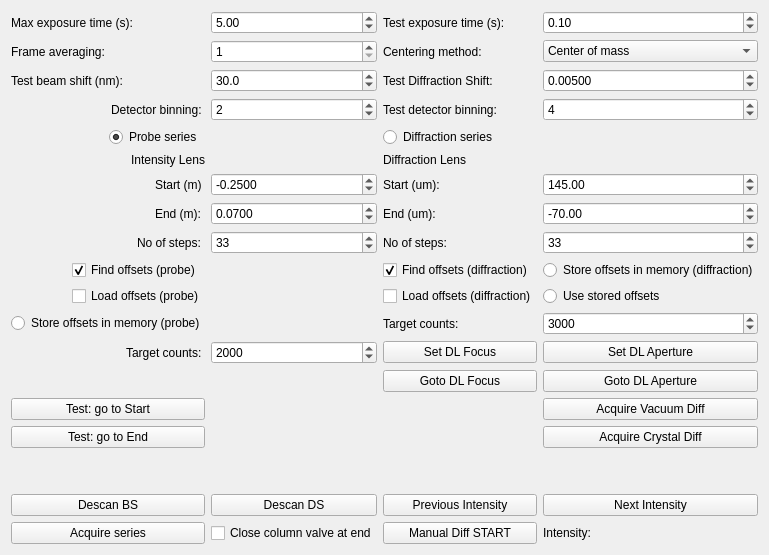
        <widget class="QWidget" name="tabCalibration">
         <attribute name="title">
          <string>Calibration</string>
         </attribute>
         <layout class="QGridLayout" name="gridLayout_3">
          <item row="1" column="0">
           <layout class="QGridLayout" name="gridLayout_2">
            <item row="12" column="3">
             <widget class="QPushButton" name="pbSetDLAperture">
              <property name="text">
               <string>Set DL Aperture</string>
              </property>
              <property name="checkable">
               <bool>true</bool>
              </property>
             </widget>
            </item>
            <item row="14" column="3">
             <widget class="QPushButton" name="pbAcquireVacuumDiff">
              <property name="text">
               <string>Acquire Vacuum Diff</string>
              </property>
             </widget>
            </item>
            <item row="10" column="3">
             <widget class="QRadioButton" name="rbLoadOffsetDiff">
              <property name="text">
               <string>Use stored offsets</string>
              </property>
              <property name="autoExclusive">
               <bool>false</bool>
              </property>
             </widget>
            </item>
            <item row="11" column="3">
             <widget class="QDoubleSpinBox" name="sbTargetCountsDiff">
              <property name="decimals">
               <number>0</number>
              </property>
              <property name="maximum">
               <double>60000.000000000000000</double>
              </property>
              <property name="singleStep">
               <double>1000.000000000000000</double>
              </property>
              <property name="value">
               <double>3000.000000000000000</double>
              </property>
             </widget>
            </item>
            <item row="11" column="2">
             <widget class="QLabel" name="label_14">
              <property name="text">
               <string>Target counts:</string>
              </property>
             </widget>
            </item>
            <item row="20" column="1">
             <widget class="QCheckBox" name="cbCloseColumnValve">
              <property name="text">
               <string>Close column valve at end</string>
              </property>
             </widget>
            </item>
            <item row="4" column="0" alignment="Qt::AlignRight">
             <widget class="QRadioButton" name="rbProbeSeries">
              <property name="text">
               <string>Probe series </string>
              </property>
              <property name="checked">
               <bool>true</bool>
              </property>
             </widget>
            </item>
            <item row="1" column="1">
             <widget class="QSpinBox" name="sbFrameAverage">
              <property name="minimum">
               <number>1</number>
              </property>
             </widget>
            </item>
            <item row="1" column="3">
             <widget class="QComboBox" name="cbCenteringMethod">
              <item>
               <property name="text">
                <string>Center of mass</string>
               </property>
              </item>
             </widget>
            </item>
            <item row="7" column="0" alignment="Qt::AlignRight">
             <widget class="QLabel" name="label_8">
              <property name="text">
               <string>End (m): </string>
              </property>
             </widget>
            </item>
            <item row="3" column="1">
             <widget class="QSpinBox" name="sbBinning">
              <property name="minimum">
               <number>1</number>
              </property>
              <property name="maximum">
               <number>8</number>
              </property>
              <property name="value">
               <number>2</number>
              </property>
             </widget>
            </item>
            <item row="5" column="0" alignment="Qt::AlignRight">
             <widget class="QLabel" name="label_5">
              <property name="text">
               <string>Intensity Lens</string>
              </property>
             </widget>
            </item>
            <item row="9" column="2">
             <widget class="QCheckBox" name="cbFindOffsetsDiff">
              <property name="text">
               <string>Find offsets (diffraction)</string>
              </property>
              <property name="checked">
               <bool>true</bool>
              </property>
             </widget>
            </item>
            <item row="9" column="0" alignment="Qt::AlignRight">
             <widget class="QCheckBox" name="cbFindOffsetsProbe">
              <property name="text">
               <string>Find offsets (probe) </string>
              </property>
              <property name="checked">
               <bool>true</bool>
              </property>
             </widget>
            </item>
            <item row="6" column="1">
             <widget class="QDoubleSpinBox" name="sbIntensityStart">
              <property name="decimals">
               <number>4</number>
              </property>
              <property name="minimum">
               <double>-99.989999999999995</double>
              </property>
              <property name="singleStep">
               <double>0.010000000000000</double>
              </property>
              <property name="value">
               <double>-0.250000000000000</double>
              </property>
             </widget>
            </item>
            <item row="20" column="0">
             <widget class="QPushButton" name="pbAcquireSeries">
              <property name="text">
               <string>Acquire series</string>
              </property>
             </widget>
            </item>
            <item row="3" column="3">
             <widget class="QSpinBox" name="sbTestBinning">
              <property name="minimum">
               <number>1</number>
              </property>
              <property name="maximum">
               <number>8</number>
              </property>
              <property name="value">
               <number>4</number>
              </property>
             </widget>
            </item>
            <item row="3" column="2">
             <widget class="QLabel" name="label_17">
              <property name="text">
               <string>Test detector binning:</string>
              </property>
             </widget>
            </item>
            <item row="3" column="0" alignment="Qt::AlignRight">
             <widget class="QLabel" name="label_15">
              <property name="text">
               <string>Detector binning: </string>
              </property>
             </widget>
            </item>
            <item row="6" column="0" alignment="Qt::AlignRight">
             <widget class="QLabel" name="label_7">
              <property name="text">
               <string>Start (m) </string>
              </property>
             </widget>
            </item>
            <item row="7" column="2">
             <widget class="QLabel" name="label_11">
              <property name="text">
               <string>End (um):</string>
              </property>
             </widget>
            </item>
            <item row="5" column="2">
             <widget class="QLabel" name="label_6">
              <property name="text">
               <string>Diffraction Lens</string>
              </property>
             </widget>
            </item>
            <item row="6" column="2">
             <widget class="QLabel" name="label_10">
              <property name="text">
               <string>Start (um):</string>
              </property>
             </widget>
            </item>
            <item row="7" column="1">
             <widget class="QDoubleSpinBox" name="sbIntensityEnd">
              <property name="decimals">
               <number>4</number>
              </property>
              <property name="singleStep">
               <double>0.010000000000000</double>
              </property>
              <property name="value">
               <double>0.070000000000000</double>
              </property>
             </widget>
            </item>
            <item row="8" column="0" alignment="Qt::AlignRight">
             <widget class="QLabel" name="label_9">
              <property name="text">
               <string>No of steps: </string>
              </property>
             </widget>
            </item>
            <item row="8" column="2">
             <widget class="QLabel" name="label_12">
              <property name="text">
               <string>No of steps:</string>
              </property>
             </widget>
            </item>
            <item row="12" column="0" alignment="Qt::AlignRight">
             <widget class="QLabel" name="label_13">
              <property name="text">
               <string>Target counts: </string>
              </property>
             </widget>
            </item>
            <item row="12" column="1">
             <widget class="QDoubleSpinBox" name="sbTargetCountsProbe">
              <property name="decimals">
               <number>0</number>
              </property>
              <property name="maximum">
               <double>60000.000000000000000</double>
              </property>
              <property name="singleStep">
               <double>1000.000000000000000</double>
              </property>
              <property name="value">
               <double>2000.000000000000000</double>
              </property>
             </widget>
            </item>
            <item row="1" column="2">
             <widget class="QLabel" name="label_16">
              <property name="text">
               <string>Centering method:</string>
              </property>
             </widget>
            </item>
            <item row="6" column="3">
             <widget class="QDoubleSpinBox" name="sbDiffStart">
              <property name="minimum">
               <double>-999.000000000000000</double>
              </property>
              <property name="maximum">
               <double>999.000000000000000</double>
              </property>
              <property name="value">
               <double>145.000000000000000</double>
              </property>
             </widget>
            </item>
            <item row="4" column="2">
             <widget class="QRadioButton" name="rbDiffSeries">
              <property name="text">
               <string>Diffraction series</string>
              </property>
              <property name="checked">
               <bool>false</bool>
              </property>
             </widget>
            </item>
            <item row="10" column="0" alignment="Qt::AlignRight">
             <widget class="QCheckBox" name="cbLoadOffsetsProbe">
              <property name="text">
               <string>Load offsets (probe)</string>
              </property>
             </widget>
            </item>
            <item row="2" column="3">
             <widget class="QDoubleSpinBox" name="sbTestDiffShift">
              <property name="decimals">
               <number>5</number>
              </property>
              <property name="maximum">
               <double>1.000000000000000</double>
              </property>
              <property name="singleStep">
               <double>0.001000000000000</double>
              </property>
              <property name="value">
               <double>0.005000000000000</double>
              </property>
             </widget>
            </item>
            <item row="2" column="2">
             <widget class="QLabel" name="label_18">
              <property name="text">
               <string>Test Diffraction Shift:</string>
              </property>
             </widget>
            </item>
            <item row="10" column="2">
             <widget class="QCheckBox" name="cbLoadOffsetsDiff">
              <property name="text">
               <string>Load offsets (diffraction)</string>
              </property>
             </widget>
            </item>
            <item row="0" column="2">
             <widget class="QLabel" name="label_2">
              <property name="text">
               <string>Test exposure time (s): </string>
              </property>
             </widget>
            </item>
            <item row="0" column="3">
             <widget class="QDoubleSpinBox" name="sbTestTx">
              <property name="singleStep">
               <double>0.010000000000000</double>
              </property>
              <property name="value">
               <double>0.100000000000000</double>
              </property>
             </widget>
            </item>
            <item row="11" column="0" alignment="Qt::AlignRight">
             <widget class="QRadioButton" name="rbSaveOffsetsProbe">
              <property name="text">
               <string>Store offsets in memory (probe)</string>
              </property>
             </widget>
            </item>
            <item row="2" column="0">
             <widget class="QLabel" name="label_20">
              <property name="text">
               <string>Test beam shift (nm):</string>
              </property>
             </widget>
            </item>
            <item row="8" column="3">
             <widget class="QSpinBox" name="sbDiffSteps">
              <property name="minimum">
               <number>1</number>
              </property>
              <property name="value">
               <number>33</number>
              </property>
             </widget>
            </item>
            <item row="2" column="1">
             <widget class="QDoubleSpinBox" name="sbTestBeamShift">
              <property name="decimals">
               <number>1</number>
              </property>
              <property name="maximum">
               <double>1000.000000000000000</double>
              </property>
              <property name="singleStep">
               <double>1.000000000000000</double>
              </property>
              <property name="value">
               <double>30.000000000000000</double>
              </property>
             </widget>
            </item>
            <item row="0" column="0">
             <widget class="QLabel" name="label_3">
              <property name="text">
               <string>Max exposure time (s): </string>
              </property>
             </widget>
            </item>
            <item row="1" column="0">
             <widget class="QLabel" name="label_4">
              <property name="text">
               <string>Frame averaging: </string>
              </property>
             </widget>
            </item>
            <item row="0" column="1">
             <widget class="QDoubleSpinBox" name="sbMaxTx">
              <property name="correctionMode">
               <enum>QAbstractSpinBox::CorrectToPreviousValue</enum>
              </property>
              <property name="value">
               <double>5.000000000000000</double>
              </property>
             </widget>
            </item>
            <item row="8" column="1">
             <widget class="QSpinBox" name="sbIntensitySteps">
              <property name="value">
               <number>33</number>
              </property>
             </widget>
            </item>
            <item row="7" column="3">
             <widget class="QDoubleSpinBox" name="sbDiffEnd">
              <property name="minimum">
               <double>-999.000000000000000</double>
              </property>
              <property name="maximum">
               <double>999.000000000000000</double>
              </property>
              <property name="value">
               <double>-70.000000000000000</double>
              </property>
             </widget>
            </item>
            <item row="14" column="0">
             <widget class="QPushButton" name="pbTestGotoStart">
              <property name="text">
               <string>Test: go to Start</string>
              </property>
             </widget>
            </item>
            <item row="19" column="0">
             <widget class="QPushButton" name="pbDescanBS">
              <property name="text">
               <string>Descan BS</string>
              </property>
             </widget>
            </item>
            <item row="16" column="0">
             <widget class="QPushButton" name="pbTestGotoEnd">
              <property name="text">
               <string>Test: go to End</string>
              </property>
             </widget>
            </item>
            <item row="20" column="3">
             <widget class="QLabel" name="labelIntensity">
              <property name="text">
               <string>Intensity: </string>
              </property>
             </widget>
            </item>
            <item row="9" column="3">
             <widget class="QRadioButton" name="rbSaveOffsetsDiff">
              <property name="text">
               <string>Store offsets in memory (diffraction)</string>
              </property>
              <property name="autoExclusive">
               <bool>false</bool>
              </property>
             </widget>
            </item>
            <item row="16" column="3">
             <widget class="QPushButton" name="pbAcquireCrystalDiff">
              <property name="text">
               <string>Acquire Crystal Diff</string>
              </property>
             </widget>
            </item>
            <item row="20" column="2">
             <widget class="QPushButton" name="pbManualDiff">
              <property name="text">
               <string>Manual Diff START</string>
              </property>
              <property name="checkable">
               <bool>true</bool>
              </property>
              <property name="checked">
               <bool>false</bool>
              </property>
             </widget>
            </item>
            <item row="12" column="2">
             <widget class="QPushButton" name="pbSetDLFocus">
              <property name="text">
               <string>Set DL Focus</string>
              </property>
              <property name="checkable">
               <bool>true</bool>
              </property>
             </widget>
            </item>
            <item row="17" column="2">
             <spacer name="verticalSpacer_2">
              <property name="orientation">
               <enum>Qt::Vertical</enum>
              </property>
              <property name="sizeHint" stdset="0">
               <size>
                <width>20</width>
                <height>40</height>
               </size>
              </property>
             </spacer>
            </item>
            <item row="19" column="2">
             <widget class="QPushButton" name="pbPrevIntensity">
              <property name="text">
               <string>Previous Intensity</string>
              </property>
             </widget>
            </item>
            <item row="19" column="3">
             <widget class="QPushButton" name="pbNextIntensity">
              <property name="text">
               <string>Next Intensity</string>
              </property>
             </widget>
            </item>
            <item row="13" column="3">
             <widget class="QPushButton" name="pbGotoDLAperture">
              <property name="text">
               <string>Goto DL Aperture</string>
              </property>
             </widget>
            </item>
            <item row="13" column="2">
             <widget class="QPushButton" name="pbGotoDLFocus">
              <property name="text">
               <string>Goto DL Focus</string>
              </property>
             </widget>
            </item>
            <item row="19" column="1">
             <widget class="QPushButton" name="pbDescanDS">
              <property name="text">
               <string>Descan DS</string>
              </property>
             </widget>
            </item>
           </layout>
          </item>
         </layout>
        </widget>
